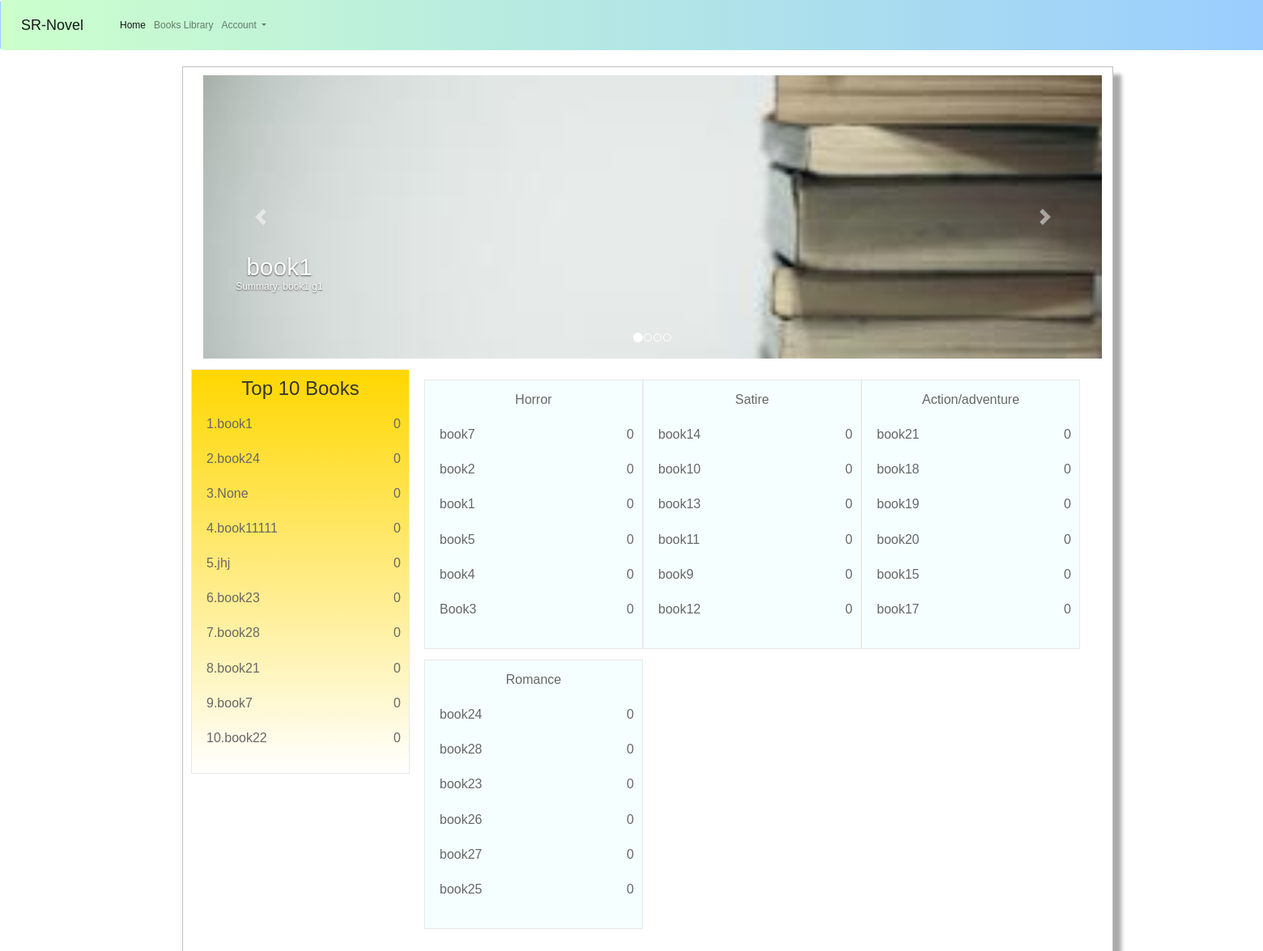
Screenshot of /application/ with the database file from the repository.
### application/models.py (models this page shows, shortened)
class Book(models.Model):
    title = models.CharField(max_length=200,blank=True, null=True)
    author = models.ForeignKey('Author', on_delete=models.SET_NULL,blank=True, null=True)
    summary = models.TextField(max_length=1000, help_text='Enter a brief description of the book')
    isbn = models.CharField('ISBN', max_length=13, help_text='13 Character <a href="https://www.isbn-international.org/content/what-isbn">ISBN number</a>')
    genre = models.ManyToManyField(Genre, help_text='Select multiple genres for this book')
    wordCount = models.IntegerField(default=0)
    chapterCount = models.IntegerField(default=0,blank=True,null=True)
    bookFile = models.FileField(blank=True, null=True)
    like = models.IntegerField(default=0,blank=True,null=True)
    date_uploaded = models.DateTimeField(default = timezone.now)
    bookImage = models.FileField(default ='default_book.jpg', upload_to='book_images')
    created_author= models.ForeignKey(User,on_delete=models.SET_NULL, blank=True, null=True)
    class Meta:
        ordering = ['-like', 'chapterCount', 'date_uploaded', '-wordCount']

### application/views.py (the view)
# urls.py: path('', views.index, name='index'),
def index(request):
    books= Book.objects.all()
    top4_books=books[:4]
    num4_list=[1,2,3,4,]
    zip_top4= zip(num4_list, top4_books)
    top10_books=books[:10]
    num10_list=[1,2,3,4,5,6,7,8,9,10,]
    zip_top10= zip(num10_list, top10_books)
    genres= Genre.objects.all()
    num6_list=[1,2,3,4,5,6,]
    context = {
        'top_book4':top4_books,
        'genreAll': genres,
        'top10_books': zip_top10,
        'top4_books': zip_top4,
    }
    genre1_top6_books=Book.objects.filter(genre = genres[0]).order_by('-wordCount')[:6]
    genre2_top6_books=Book.objects.filter(genre = genres[1]).order_by('-wordCount')[:6]
    genre3_top6_books=Book.objects.filter(genre = genres[2]).order_by('-wordCount')[:6]
    genre4_top6_books=Book.objects.filter(genre = genres[3]).order_by('-wordCount')[:6]
    genre5_top6_books=Book.objects.filter(genre = genres[4]).order_by('-wordCount')[:6]
    genre6_top6_books=Book.objects.filter(genre = genres[5]).order_by('-wordCount')[:6]
    context['Horror']=genre1_top6_books
    context['Satire']=genre2_top6_books
    context['Action']=genre3_top6_books
    context['Romance']=genre4_top6_books
    context['Fantasy']=genre5_top6_books
    context['Mythology']=genre6_top6_books
    return render(request, 'index.html', context=context)

### application/templates/index.html (shortened to what this page needs)
{% extends "home_base.html" %}
{% load static %}
{% block content %}
  <!DOCTYPE html>
  <html>
    <head lang="en">
      <link href="{% static 'index/css/lib.min.css' %}" type="text/css" rel="stylesheet" />
      <link href="{% static 'index/css/index.css' %}" type="text/css" rel="stylesheet" />
    </head>
    <body>
      <div class="pageBady custom clearfix container" style=" text-align: center;padding: 10px 10px 20px 10px;position: relative;min-width: 1150px;min-height: 1100px;border: 1px solid #BFBFBF;background-color: white;box-shadow: 10px 10px 5px #aaaaaa;
        height: 120%">
      </head>
      <body>
        <div id="carouselExampleIndicators" class="carousel slide container" data-ride="carousel">
          <ol class="carousel-indicators">
            <li data-target="#carouselExampleIndicators" data-slide-to="0" class="active"></li>
            <li data-target="#carouselExampleIndicators" data-slide-to="1"></li>
            <li data-target="#carouselExampleIndicators" data-slide-to="2"></li>
            <li data-target="#carouselExampleIndicators" data-slide-to="3"></li>
          </ol>
          <div class="carousel-inner" style=" height: 350px;">
            <div class="carousel-item active" style="height: 260px;">
              <p><a href=" {% url 'book-detail' top_book4.0.id %} "><img class="d-block w-100" src="{{ top_book4.0.bookImage.url }}" alt="First slide" ></a></p>
              <div class="carousel-caption d-none d-md-block" style = "position:fixed; left:-700px; top:200px;">
                <h2 class = "article-title" > {{ top_book4.0.title }}</h2>
                <p class="article-content"> Summary: {{ top_book4.0.summary }} </p>
              </div>
            </div>
          </div>
          <a class="carousel-control-prev" href="#carouselExampleIndicators" role="button" data-slide="prev">
            <span class="carousel-control-prev-icon" aria-hidden="true"></span>
          </a>
          <a class="carousel-control-next" href="#carouselExampleIndicators" role="button" data-slide="next">
            <span class="carousel-control-next-icon" aria-hidden="true"></span>
          </a>
        </div>
        <div class="siderBox">
          <div class="notice" style ="background: linear-gradient( to bottom,gold, white);width: 270px;height: 500px">
            <h3>Top 10 Books</h3><br>
            <ul>
              {% for num, book in top10_books %}
                <div class="box">  <a href=" {% url 'book-detail' book.id %}">
                  <li>
                  <span class="text fs16" style="float:left;">{{ num }}.</span>
                  <span class="text fs16" style="float:left">{{ book.title }}</span>
                  <span class="text fs16" style="float:right">{{book.like}}</span>
                  </li>
            </a>
          </div>
          <br>
              {% endfor %}
            </ul>
          </div>
        </div>
        <div class="w1200 clearfix">
          <div class="maincontent">
            <div >
              <ul>
                {% if Horror %}
                  <div class="siderBox" style="width: 270px">
                    <div class="notice" style="background-color: #f6ffff;">
                      <h2>Horror</h2>
                      <ul><br>
                        {% for book in Horror%}
                          <div class="box">  <a href=" {% url 'book-detail' book.id %}"><li>
                  <span class="text fs16" style="float:left">{{ book.title }}</span>
                  <span class="text fs16" style="float:right">{{book.like}}</span>
                  </li></a> </div><br>
                        {% endfor %}
                      </ul>
                    </div>
                  </div>
                {% endif %}
                {% if Satire %}
                  <div class="siderBox" style="width: 270px">
                    <div class="notice" style="background-color: #f6ffff">
                      <h2>Satire</h2>
                      <ul><br>
                        {% for book in Satire%}
                          <div class="box">  <a href=" {% url 'book-detail' book.id %}"><li>
                  <span class="text fs16" style="float:left">{{ book.title }}</span>
                  <span class="text fs16" style="float:right">{{book.like}}</span>
                  </li></a> </div><br>
                        {% endfor %}
                      </ul>
                    </div>
                  </div>
                {% endif %}
                {% if Action %}
                  <div class="siderBox" style="width: 270px">
                    <div class="notice" style="background-color: #f6ffff">
                      <h2>Action/adventure</h2>
                      <ul><br>
                        {% for book in Action%}
                          <div class="box">  <a href=" {% url 'book-detail' book.id %}"><li>
                  <span class="text fs16" style="float:left">{{ book.title }}</span>
                  <span class="text fs16" style="float:right">{{book.like}}</span>
                  </li></a> </div><br>
                        {% endfor %}
                      </ul>
                    </div>
                  </div>
                {% endif %}
                {% if Romance %}
                  <div class="siderBox" style="width: 270px">
                    <div class="notice" style="background-color: #f6ffff">
                      <h2>Romance</h2>
                      <ul><br>
                        {% for book in Romance%}
                          <div class="box">  <a href=" {% url 'book-detail' book.id %} "><li>
                  <span class="text fs16" style="float:left">{{ book.title }}</span>
                  <span class="text fs16" style="float:right">{{book.like}}</span>
                  </li></a> </div><br>
                        {% endfor %}
                      </ul>
                    </div>
                  </div>
                {% endif %}
              </ul>
            </div>
          </div>
        </div>
      </body>
    </html>
  {% endblock %}

### application/static/index/css/index.css (style rules this page uses)
.maincontent { width:898px;float:left;margin:13px 13px 0 0 }
.siderBox { width:288px;float:left;margin-top:13px }
.notice { border:1px solid #eae9e9;padding:10px 18px 18px;background:#fff }
.notice h2 { color:#676767;font-size:16px;height:27px;line-height:27px;display:inline-block }
.notice li { height:26px;line-height:26px;font-size:12px;color:#676767;overflow:hidden;width:240px }

### rows the page displays
Book: bookImage (placeholder picture), title "book1", summary "book1 g1", isbn "1", like "0"
Book: num "2", title "book24", like "0"
Book: num "3", title "None", like "0"
Book: num "4", title "book11111", like "0"
Book: num "5", title "jhj", like "0"
Book: num "6", title "book23", like "0"
Book: num "7", title "book28", like "0"
Book: num "8", title "book21", like "0"
Book: num "9", title "book7", like "0"
Book: chapterCount "10", title "book22", like "0"
Book: title "book2", like "0"
Book: title "book5", like "0"
Book: title "book4", like "0"
Book: title "Book3", like "0"
Book: title "book14", like "0"
Book: title "book10", like "0"
Book: title "book13", like "0"
Book: title "book11", like "0"
Book: title "book9", like "0"
Book: title "book12", like "0"
Book: title "book18", like "0"
Book: title "book19", like "0"
Book: title "book20", like "0"
Book: title "book15", like "0"
Book: title "book17", like "0"
Book: title "book26", like "0"
Book: title "book27", like "0"
Book: title "book25", like "0"
